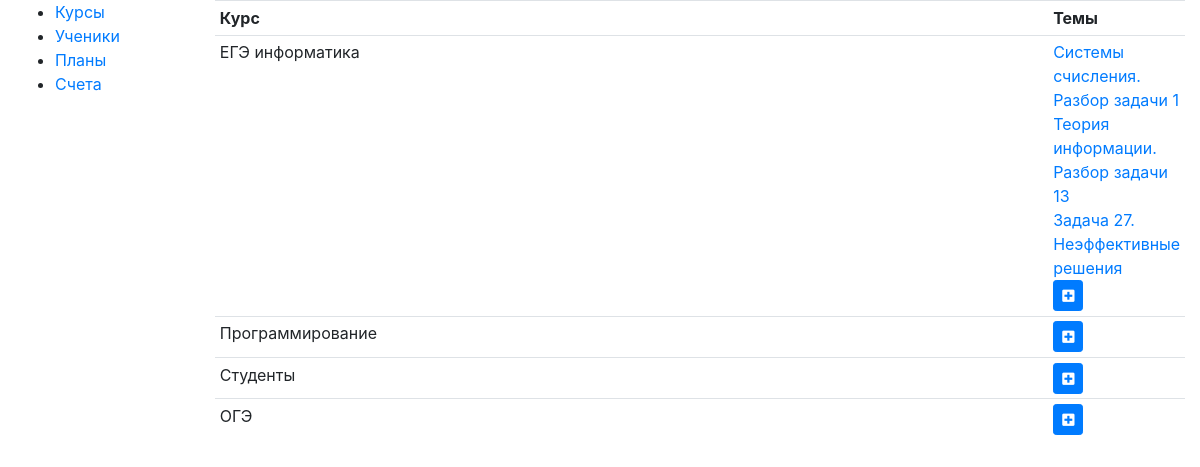
/db/all_plans, run on the app's committed database.
### db/dbModels/Course.py (models this page shows)
class Course(models.Model):
	name = models.CharField(
		max_length=100,
		verbose_name = 'Название'
	)
	class Meta:
		managed = True
		verbose_name = 'Курс'
		verbose_name_plural = 'Курсы'
	def __str__(self):
		return self.name

### db/dbModels/Theme.py (models this page shows)
class Theme(models.Model):
	caption=models.CharField(
		max_length=100,
		verbose_name = 'Тема'
	)
	description=models.TextField(
		verbose_name = 'Описание',
		blank=True
	)
	course= models.ForeignKey(
		Course,
		on_delete=models.CASCADE,
		null=True,
		blank=True,
		verbose_name = 'Курс'
	)
	number=models.IntegerField(
		null=True,
		default=0,
		verbose_name = 'Номер'
	)
	class Meta:
		managed = True
		verbose_name = 'Тема'
		verbose_name_plural = 'Темы'
	def __str__(self):
		return self.caption

### db/views.py (the view)
# urls.py: path('all_plans', views.allPlans, name = 'allPlans'),
def allPlans(request):
	crs=Course.objects.all()
	crs_plns=[]
	for c in crs:
		itms=Theme.objects.filter(course=c)
		crs_plns.append([c,itms])
	if request.method=='POST':
		return HttpResponseRedirect(reverse('courseItem',args=(request.POST['addItem'],0)))
	return render(request, 'all_plans.html',{'course_plans':crs_plns})

### db/templates/all_plans.html
{% extends "base.html" %}
{% block content %}
<form method="POST" class="post-form">{% csrf_token %}
<table class="table table-sm">
	<tr>
		<th>Курс</th>
		<th>Темы</th>
	</tr>
	{%for cp in course_plans%}
	<tr class="row-sm-1">
		<td>{{cp.0}}</td>
		<td class="col-md-1">
		{%for i in cp.1%}
			<a href="{%url 'courseItem' cid=cp.0.id iid=i.id%}">{{i}}</a><br>
		{%endfor%}
		<button class="btn btn-primary btn-sm" type="submit" name="addItem" value="{{cp.0.id}}">
			<span class="fas fa-plus-square">
			</span>
		</button>
		</td>
	<tr>
	{%endfor%}
</table>
</form>
{% endblock %}

### data on the page
Course: name "ЕГЭ информатика", {{ cp.0.id }} 4 (drawn)
Theme: caption "Системы счисления. Разбор задачи 1"
Theme: caption "Теория информации. Разбор задачи 13"
Theme: caption "Задача 27. Неэффективные решения"
Course: name "Программирование", {{ cp.0.id }} 5 (drawn)
Course: name "Студенты", {{ cp.0.id }} 6 (drawn)
Course: name "ОГЭ", {{ cp.0.id }} 11 (drawn)
